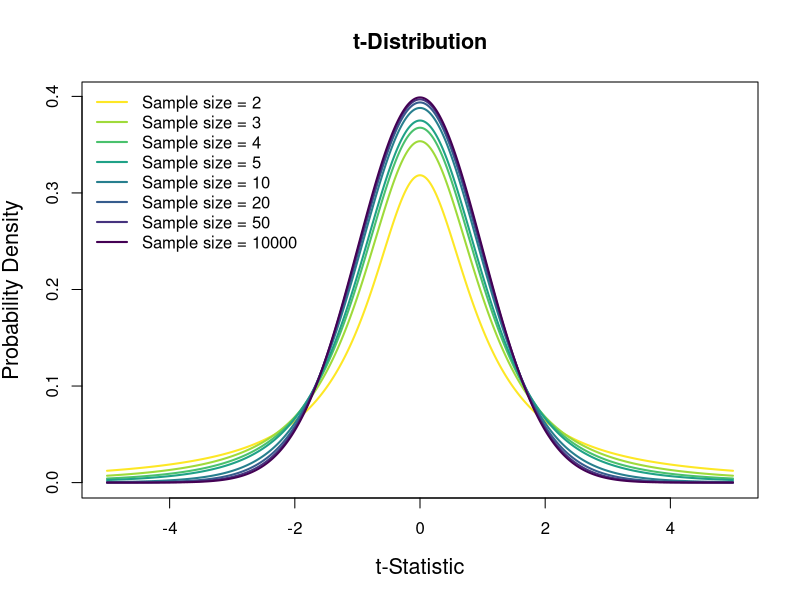
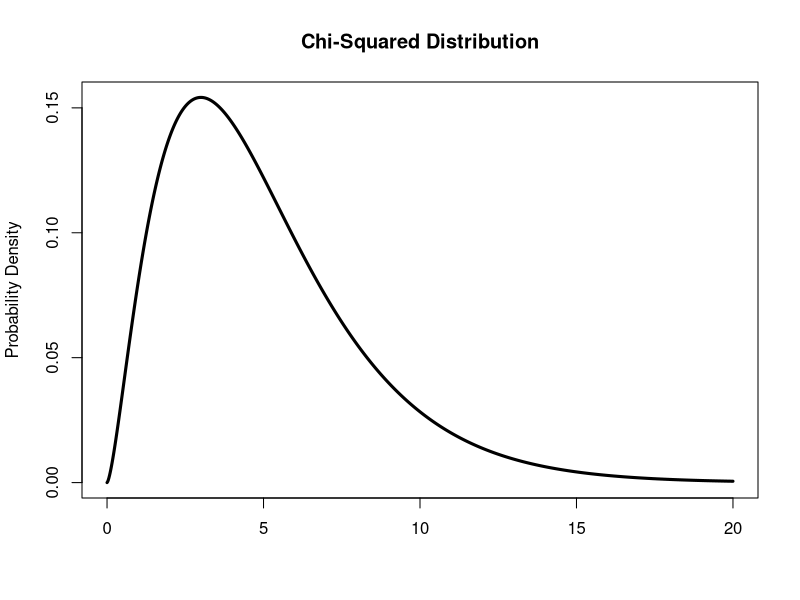

The R source for these figures, in order:
rm(list = ls())

t <- seq(from = -5, to = 5, length = 1000)

n <- c(2,3,4,5,10,20,50,10000)
df <- n - 1
library(viridisLite)
cols <- viridis(length(n), direction = -1)
plot(t,t, typ = 'n', xlab = 't-Statistic', ylab = 'Probability Density',
     main = 't-Distribution', ylim = c(0,1/sqrt(2*pi)), cex.lab = 1.3,
     cex.main = 1.3)
for (i in 1:length(df)){
  pdf.t <- dt(t, df[i])
  lines(t, pdf.t, col = cols[i], lwd = 2)
}
ldg.names <- paste('Sample size = ', n, sep = '')
legend('topleft', legend = ldg.names, col = cols, lwd = 2,
       bty = 'n')


chi <- seq(from = 0, to = 20, length = 1000)
pdf.chi <- dchisq(chi, df = 5)

plot(chi,pdf.chi, xlab = '', ylab = 'Probability Density', 
     main = 'Chi-Squared Distribution',
     lwd = 3, typ = 'l')
